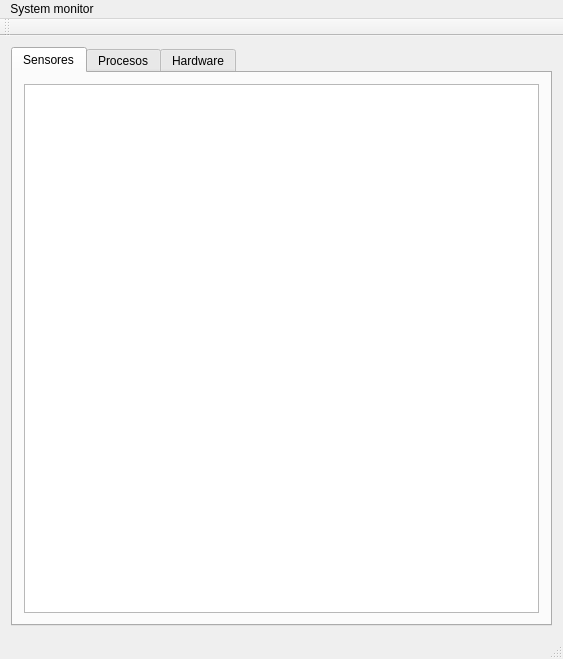
<?xml version="1.0" encoding="UTF-8"?>
<ui version="4.0">
 <class>MainWindow</class>
 <widget class="QMainWindow" name="MainWindow">
  <property name="geometry">
   <rect>
    <x>0</x>
    <y>0</y>
    <width>563</width>
    <height>659</height>
   </rect>
  </property>
  <property name="windowTitle">
   <string>MainWindow</string>
  </property>
  <widget class="QWidget" name="centralWidget">
   <layout class="QVBoxLayout" name="verticalLayout_4">
    <item>
     <layout class="QVBoxLayout" name="verticalLayout_5">
      <item>
       <widget class="QTabWidget" name="Tabs">
        <property name="maximumSize">
         <size>
          <width>1139</width>
          <height>16777215</height>
         </size>
        </property>
        <property name="currentIndex">
         <number>0</number>
        </property>
        <widget class="QWidget" name="sensores">
         <property name="enabled">
          <bool>true</bool>
         </property>
         <attribute name="title">
          <string>Sensores</string>
         </attribute>
         <layout class="QVBoxLayout" name="verticalLayout">
          <item>
           <widget class="QTextEdit" name="text_sensores"/>
          </item>
         </layout>
        </widget>
        <widget class="QWidget" name="procesos">
         <attribute name="title">
          <string>Procesos</string>
         </attribute>
         <layout class="QVBoxLayout" name="verticalLayout_2">
          <item>
           <widget class="QScrollArea" name="scrollArea">
            <property name="widgetResizable">
             <bool>true</bool>
            </property>
            <widget class="QWidget" name="contenido">
             <property name="geometry">
              <rect>
               <x>0</x>
               <y>0</y>
               <width>519</width>
               <height>527</height>
              </rect>
             </property>
             <layout class="QVBoxLayout" name="verticalLayout_3">
              <item>
               <widget class="QTableWidget" name="tabla_proc">
                <column>
                 <property name="text">
                  <string>PID</string>
                 </property>
                </column>
                <column>
                 <property name="text">
                  <string>CMD</string>
                 </property>
                </column>
                <column>
                 <property name="text">
                  <string>Nombre</string>
                 </property>
                </column>
                <column>
                 <property name="text">
                  <string>Hilos</string>
                 </property>
                </column>
                <column>
                 <property name="text">
                  <string>Estado</string>
                 </property>
                </column>
               </widget>
              </item>
             </layout>
            </widget>
           </widget>
          </item>
         </layout>
        </widget>
        <widget class="QWidget" name="hardware">
         <attribute name="title">
          <string>Hardware</string>
         </attribute>
         <layout class="QVBoxLayout" name="verticalLayout_6">
          <item>
           <widget class="QTreeView" name="treeView"/>
          </item>
         </layout>
        </widget>
       </widget>
      </item>
     </layout>
    </item>
   </layout>
  </widget>
  <widget class="QMenuBar" name="menuBar">
   <property name="geometry">
    <rect>
     <x>0</x>
     <y>0</y>
     <width>563</width>
     <height>22</height>
    </rect>
   </property>
   <widget class="QMenu" name="menuSystem_monitor">
    <property name="title">
     <string>System monitor</string>
    </property>
   </widget>
   <addaction name="menuSystem_monitor"/>
  </widget>
  <widget class="QToolBar" name="mainToolBar">
   <attribute name="toolBarArea">
    <enum>TopToolBarArea</enum>
   </attribute>
   <attribute name="toolBarBreak">
    <bool>false</bool>
   </attribute>
  </widget>
  <widget class="QStatusBar" name="statusBar"/>
 </widget>
 <layoutdefault spacing="6" margin="11"/>
 <resources/>
 <connections/>
</ui>
